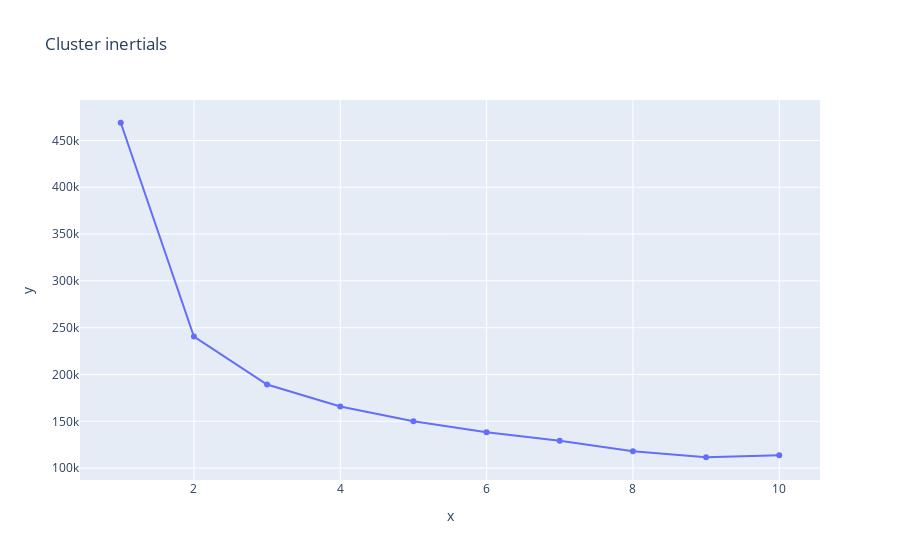

Here is the notebook cell this chart was saved with:
### Markdown cell above
## K-Means

### Code cell
# Defining optimal amount of clusters (human measurements df)
inertials = []
for i in range(1, 11):
    model = KMeans(n_clusters=i, max_iter=300, n_init='auto')
    model.fit(df)
    inertials.append(model.inertia_)
fig = px.line(x=range(1, 11), y=inertials, markers=True,
              title='Cluster inertials')
fig.show()

### Figure 1 — Plotly figure (JSON) as saved in the notebook; plotly's stock layout.template omitted (floating-point values rounded to 4 significant figures)
{"data": [{"hovertemplate": "x=%{x}<br>y=%{y}<extra></extra>", "legendgroup": "", "line": {"color": "#636efa", "dash": "solid"}, "marker": {"symbol": "circle"}, "mode": "lines+markers", "name": "", "orientation": "v", "showlegend": false, "type": "scatter", "x": [1, 2, 3, 4, 5, 6, 7, 8, 9, 10], "xaxis": "x", "y": [468900.0, 240500.0, 189300.0, 165800.0, 150000.0, 138400.0, 129300.0, 118000.0, 111600.0, 113600.0], "yaxis": "y"}], "layout": {"legend": {"tracegroupgap": 0}, "title": {"text": "Cluster inertials"}, "xaxis": {"anchor": "y", "domain": [0, 1], "title": {"text": "x"}}, "yaxis": {"anchor": "x", "domain": [0, 1], "title": {"text": "y"}}}}
